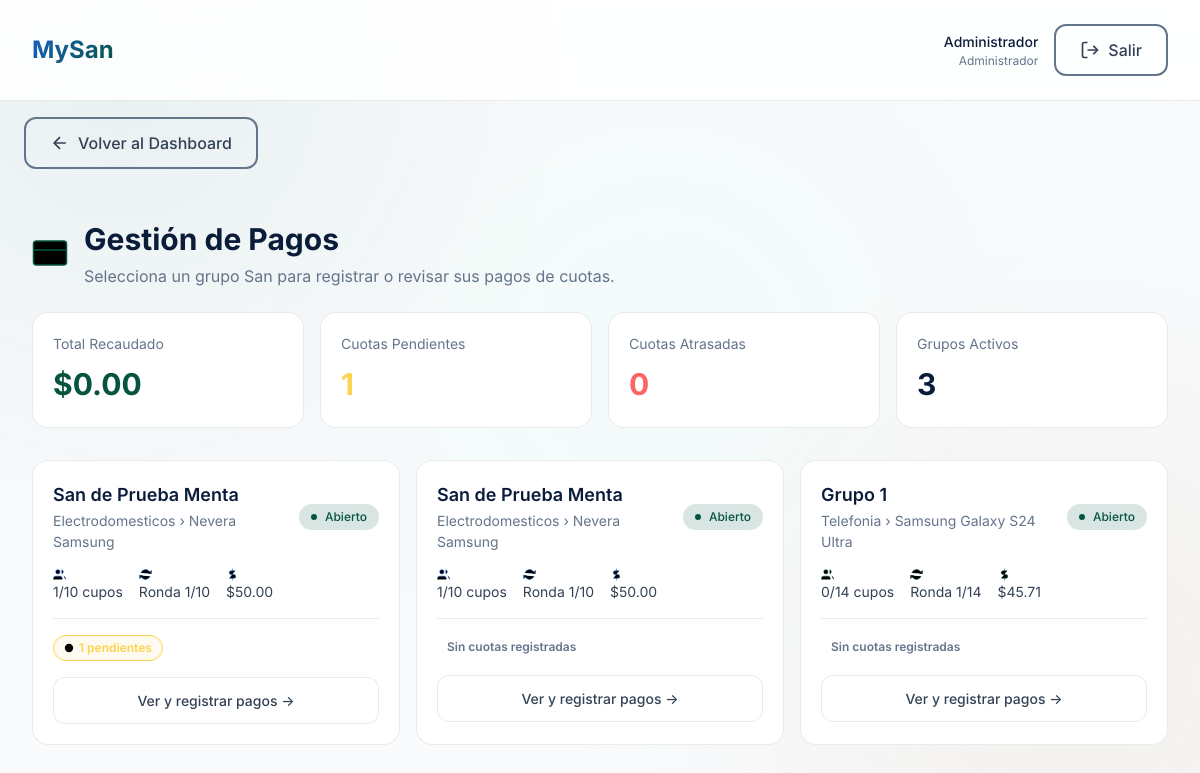
The page /modules/pagos/index.php (signed in) on the database its author committed.
### tables this page shows
CREATE TABLE `usuarios` (
  `id` int NOT NULL AUTO_INCREMENT,
  `username` varchar(50) NOT NULL,
  `password` varchar(255) NOT NULL,
  `nombre` varchar(100) NOT NULL,
  `email` varchar(100) DEFAULT NULL,
  `pregunta_secreta` text,
  `respuesta_secreta` varchar(255) DEFAULT NULL,
  `created_at` timestamp NULL DEFAULT CURRENT_TIMESTAMP,
  `updated_at` timestamp NULL DEFAULT CURRENT_TIMESTAMP ON UPDATE CURRENT_TIMESTAMP,
  `rol` enum('admin','participante') DEFAULT 'admin',
  PRIMARY KEY (`id`),
  UNIQUE KEY `username` (`username`)
);

CREATE TABLE `grupos_san` (
  `id` int NOT NULL AUTO_INCREMENT,
  `producto_id` int NOT NULL,
  `nombre` varchar(100) NOT NULL,
  `fecha_inicio` date NOT NULL,
  `frecuencia` enum('quincenal','mensual') NOT NULL,
  `numero_cuotas` int NOT NULL,
  `cupos_totales` int NOT NULL,
  `cupos_ocupados` int DEFAULT '0',
  `monto_cuota` decimal(10,2) NOT NULL,
  `estado` enum('en_espera','abierto','en_curso','finalizado') DEFAULT 'en_espera',
  `created_at` timestamp NULL DEFAULT CURRENT_TIMESTAMP,
  `ronda_actual` int DEFAULT '1',
  PRIMARY KEY (`id`),
  KEY `producto_id` (`producto_id`),
  CONSTRAINT `grupos_san_ibfk_1` FOREIGN KEY (`producto_id`) REFERENCES `productos` (`id`) ON DELETE CASCADE
);

CREATE TABLE `categorias` (
  `id` int NOT NULL AUTO_INCREMENT,
  `nombre` varchar(50) NOT NULL,
  `descripcion` text,
  `color` varchar(20) DEFAULT NULL,
  PRIMARY KEY (`id`)
);

CREATE TABLE `productos` (
  `id` int NOT NULL AUTO_INCREMENT,
  `categoria_id` int NOT NULL,
  `nombre` varchar(100) NOT NULL,
  `marca` varchar(50) DEFAULT NULL,
  `modelo` varchar(50) DEFAULT NULL,
  `descripcion` text,
  `valor_total` decimal(10,2) NOT NULL,
  `imagen` varchar(255) DEFAULT NULL,
  `activo` tinyint DEFAULT '1',
  `created_at` timestamp NULL DEFAULT CURRENT_TIMESTAMP,
  PRIMARY KEY (`id`),
  KEY `categoria_id` (`categoria_id`),
  CONSTRAINT `productos_ibfk_1` FOREIGN KEY (`categoria_id`) REFERENCES `categorias` (`id`) ON DELETE CASCADE
);

### config/database.php (called while the page is built, shortened)
<?php
try {
    $dsn = "mysql:host=" . DB_HOST . ";port=3306;dbname=" . DB_NAME . ";charset=" . DB_CHARSET;
    $options = [
        PDO::ATTR_ERRMODE => PDO::ERRMODE_EXCEPTION,
        PDO::ATTR_DEFAULT_FETCH_MODE => PDO::FETCH_ASSOC,
        PDO::ATTR_EMULATE_PREPARES => false,
    ];
    $pdo = new PDO($dsn, DB_USER, DB_PASS, $options);
} catch (PDOException $e) {
    die(json_encode([
        'success' => false,
        'message' => 'Error de conexión a la base de datos: ' . $e->getMessage()
    ]));
}
function isLoggedIn()
{
    return isset($_SESSION['user_id']);
}
function getCurrentUser()
{
    global $pdo;
    $stmt = $pdo->prepare("SELECT id, username, nombre, email FROM usuarios WHERE id = ?");
    $stmt->execute([$_SESSION['user_id']]);
    return $stmt->fetch();
}
?>

### modules/pagos/index.php (the view, shortened to what this page needs)
<?php
require_once '../../config/database.php';
$user = getCurrentUser();
$stmt = $pdo->query("
    SELECT
        gs.id as grupo_id,
        gs.nombre as grupo_nombre,
        gs.estado,
        gs.monto_cuota,
        gs.frecuencia,
        gs.cupos_ocupados,
        gs.cupos_totales,
        gs.ronda_actual,
        gs.numero_cuotas,
        p.id as producto_id,
        p.nombre as producto_nombre,
        c.id as categoria_id,
        c.nombre as categoria_nombre,
        c.color as categoria_color,
        (SELECT COUNT(*) FROM pagos pa JOIN participantes pt ON pa.participante_id = pt.id WHERE pt.grupo_san_id = gs.id AND pa.estado = 'pendiente') as pagos_pendientes,
        (SELECT COUNT(*) FROM pagos pa JOIN participantes pt ON pa.participante_id = pt.id WHERE pt.grupo_san_id = gs.id AND pa.estado = 'atrasado')  as pagos_atrasados,
        (SELECT COUNT(*) FROM pagos pa JOIN participantes pt ON pa.participante_id = pt.id WHERE pt.grupo_san_id = gs.id AND pa.estado = 'pagado')    as pagos_pagados
    FROM grupos_san gs
    JOIN productos p ON gs.producto_id = p.id
    JOIN categorias c ON p.categoria_id = c.id
    WHERE gs.estado != 'finalizado'
    ORDER BY gs.fecha_inicio DESC
");
$grupos = $stmt->fetchAll(PDO::FETCH_ASSOC);
$stmtStats = $pdo->query("
    SELECT
        COUNT(CASE WHEN estado = 'pendiente' THEN 1 END) as total_pendientes,
        COUNT(CASE WHEN estado = 'atrasado'  THEN 1 END) as total_atrasados,
        SUM(CASE WHEN estado = 'pagado'      THEN monto ELSE 0 END) as total_recaudado
    FROM pagos
");
$globalStats = $stmtStats->fetch(PDO::FETCH_ASSOC);
?>
<!DOCTYPE html>
<html lang="es">
<head>
    <link rel="stylesheet" href="../../assets/fonts/inter.css">
    <link rel="stylesheet" href="../../assets/css/reset.css">
    <link rel="stylesheet" href="../../assets/css/variables.css">
    <link rel="stylesheet" href="../../assets/css/bento-grid.css">
    <link rel="stylesheet" href="../../assets/css/main.css">
</head>
<body>
    <?php
    $headerLogoHref  = '../../dashboard.php';
    $headerLogoutHref = '../../logout.php';
    $headerBackUrl   = '../../dashboard.php';
    $headerBackLabel = 'Volver al Dashboard';
    include '../../includes/header.php';
    ?>
    <div class="main-content">
        <div style="padding: var(--space-8); max-width: 1400px; margin: 0 auto;">
            <div style="display: flex; align-items: center; gap: var(--space-4); margin-bottom: var(--space-6);">
                <svg style="width:36px;height:36px;stroke:var(--color-menta);flex-shrink:0;">
                    <use href="#icon-credit-card"></use>
                </svg>
                <div>
                    <h1 style="font-size: var(--font-size-3xl); font-weight: var(--font-weight-bold); color: var(--color-text-primary);">
                        Gestión de Pagos
                    </h1>
                    <p style="color: var(--color-text-tertiary); margin-top: 2px;">
                        Selecciona un grupo San para registrar o revisar sus pagos de cuotas.
                    </p>
                </div>
            </div>
            <div class="summary-grid">
                <div class="summary-card">
                    <div class="label">Total Recaudado</div>
                    <div class="value" style="color: var(--color-menta);">
                        $<?php echo number_format($globalStats['total_recaudado'] ?? 0, 2); ?>
                    </div>
                </div>
                <div class="summary-card">
                    <div class="label">Cuotas Pendientes</div>
                    <div class="value" style="color: var(--color-salmon);">
                        <?php echo $globalStats['total_pendientes']; ?>
                    </div>
                </div>
                <div class="summary-card">
                    <div class="label">Cuotas Atrasadas</div>
                    <div class="value" style="color: #ff6464;">
                        <?php echo $globalStats['total_atrasados']; ?>
                    </div>
                </div>
                <div class="summary-card">
                    <div class="label">Grupos Activos</div>
                    <div class="value">
                        <?php echo count($grupos); ?>
                    </div>
                </div>
            </div>
            <?php if (empty($grupos)): ?>
                <div class="bento-box" style="text-align: center; padding: var(--space-10); color: var(--color-text-tertiary);">
                    <svg style="width:48px;height:48px;opacity:0.3;margin:0 auto var(--space-4);display:block;">
                        <use href="#icon-credit-card"></use>
                    </svg>
                    <p>No hay grupos San activos. Crea uno desde el módulo de Gestión de Grupos.</p>
                </div>
            <?php else: ?>
                <div class="groups-grid">
                    <?php foreach ($grupos as $g):
                        $color = htmlspecialchars($g['categoria_color']);
                        $css_var = "var(--color-{$color})";
                        $pagos_url = "../categoria/pagos.php?id={$g['categoria_id']}&grupo_id={$g['grupo_id']}";
                    ?>
                    <a href="<?php echo $pagos_url; ?>" class="group-card"
                       style="--accent-color: <?php echo $css_var; ?>;">
                        <div class="group-card-header">
                            <div>
                                <div class="group-card-title"><?php echo htmlspecialchars($g['grupo_nombre']); ?></div>
                                <div class="group-card-subtitle">
                                    <?php echo htmlspecialchars($g['categoria_nombre']); ?> &rsaquo;
                                    <?php echo htmlspecialchars($g['producto_nombre']); ?>
                                </div>
                            </div>
                            <span class="badge <?php echo $g['estado'] == 'abierto' ? 'badge-success' : 'badge-warning'; ?>">
                                <span class="badge-dot"></span>
                                <?php echo ucfirst($g['estado']); ?>
                            </span>
                        </div>
                        <div style="display:flex; gap: var(--space-4); font-size: var(--font-size-sm); color: var(--color-text-secondary);">
                            <span>
                                <svg style="width:13px;height:13px;stroke:<?php echo $css_var;?>;vertical-align:middle;">
                                    <use href="#icon-users"></use>
                                </svg>
                                <?php echo $g['cupos_ocupados']; ?>/<?php echo $g['cupos_totales']; ?> cupos
                            </span>
                            <span>
                                <svg style="width:13px;height:13px;stroke:<?php echo $css_var;?>;vertical-align:middle;">
                                    <use href="#icon-refresh-cw"></use>
                                </svg>
                                Ronda <?php echo $g['ronda_actual']; ?>/<?php echo $g['numero_cuotas']; ?>
                            </span>
                            <span>
                                <svg style="width:13px;height:13px;stroke:<?php echo $css_var;?>;vertical-align:middle;">
                                    <use href="#icon-dollar-sign"></use>
                                </svg>
                                $<?php echo number_format($g['monto_cuota'], 2); ?>
                            </span>
                        </div>
                        <div class="payment-pills">
                            <?php if ($g['pagos_pendientes'] > 0): ?>
                            <span class="pill pill-yellow">
                                <svg style="width:10px;height:10px;"><use href="#icon-clock"></use></svg>
                                <?php echo $g['pagos_pendientes']; ?> pendientes
                            </span>
                            <?php endif; ?>
                            <?php if ($g['pagos_pagados'] == 0 && $g['pagos_pendientes'] == 0 && $g['pagos_atrasados'] == 0): ?>
                            <span class="pill" style="color:var(--color-text-tertiary);border-color:var(--glass-border);">Sin cuotas registradas</span>
                            <?php endif; ?>
                        </div>
                        <div class="btn-pagos">
                            Ver y registrar pagos &rarr;
                        </div>
                    </a>
                    <?php endforeach; ?>
                </div>
            <?php endif; ?>
        </div>
    </div>
</body>
</html>

### includes/header.php (shortened to what this page needs)
<?php
$headerLogoHref         = $headerLogoHref ?? 'dashboard.php';
$headerLogoutHref       = $headerLogoutHref ?? 'logout.php';
$headerBackUrl          = $headerBackUrl ?? null;
$headerBackLabel        = $headerBackLabel ?? 'Volver';
?>
<header class="header">
    <div class="header-content">
        <a href="<?php echo $headerLogoHref; ?>" class="header-logo">MySan</a>
        <div class="header-user">
            <div class="user-info">
                <div class="user-name">
                    <?php echo htmlspecialchars($user['nombre'] ?? 'Usuario'); ?>
                </div>
                <div class="user-role">Administrador</div>
            </div>
            <a href="<?php echo $headerLogoutHref; ?>" class="btn btn-outline">
                <svg class="icon"><use href="#icon-log-out"></use></svg>
                <span>Salir</span>
            </a>
        </div>
    </div>
</header>
<?php if ($headerBackUrl): ?>
<div style="padding: var(--space-4) var(--space-6);">
    <a href="<?php echo $headerBackUrl; ?>" class="btn btn-outline">
        <svg class="icon"><use href="#icon-arrow-left"></use></svg>
        <?php echo htmlspecialchars($headerBackLabel); ?>
    </a>
</div>
<?php endif; ?>

### assets/css/variables.css (style rules this page uses)
:root { --color-primary: #1960c3; --color-primary-mid: #1f78f0; --color-primary-light: #4994f5; --color-primary-dim: #104085; --color-primary-glow: rgba(25, 96, 195, 0.18); --color-primary-tint: rgba(25, 96, 195, 0.05); --color-secondary: #06543f; --color-secondary-mid: #087557; --color-secondary-light: #0a9670; --color-secondary-dim: #043628; --color-secondary-glow: rgba(6, 84, 63, 0.15); --color-secondary-tint: rgba(6, 84, 63, 0.05); --color-accent: #fcd34d; --color-accent-dim: #d97706; --color-accent-glow: rgba(252, 211, 77, 0.15); --color-accent-light: #fde68a; --color-accent-tint: rgba(252, 211, 77, 0.05); --color-electro: var(--color-primary); --color-electro-dim: var(--color-primary-dim); --color-electro-glow: var(--color-primary-glow); --color-electro-tint: var(--color-primary-tint); --color-telefonia: var(--color-secondary); --color-telefonia-dim: var(--color-secondary-dim); --color-telefonia-glow: var(--color-secondary-glow); --color-moto: var(--color-accent-dim); --color-moto-dim: #b45309; --color-moto-glow: var(--color-accent-glow); --color-turnos: #6366f1; --color-turnos-dim: #4f46e5; --color-turnos-glow: rgba(99, 102, 241, 0.18); --color-turnos-tint: rgba(99, 102, 241, 0.05); --color-comprobantes: #0ea5e9; --color-comprobantes-dim: #0284c7; --color-comprobantes-glow: rgba(14, 165, 233, 0.18); --color-violeta: var(--color-primary); --color-violeta-dim: var(--color-primary-dim); --color-violeta-glow: var(--color-primary-glow); --color-menta: var(--color-secondary); --color-menta-dim: var(--color-secondary-dim); --color-menta-glow: var(--color-secondary-glow); --color-salmon: var(--color-accent); --color-salmon-dim: var(--color-accent-dim); --color-salmon-glow: var(--color-accent-glow); --color-background: #f8fafc; --color-surface: #ffffff; --color-surface-elevated: #ffffff; --color-surface-hover: #f1f5f9; --color-surface-section: #e2e8f0; --glass-background: rgba(255, 255, 255, 0.85); --glass-border: rgba(0, 0, 0, 0.08); --glass-blur: blur(16px); --color-text-primary: #0a1c3a; --color-text-secondary: #334155; --color-text-tertiary: #64748b; --color-text-inverse: #fcd34d; --color-success: var(--color-primary-mid); --color-warning: var(--color-secondary); --color-error: hsl(0, 72%, 51%); --color-info: var(--color-electro); --font-family: 'Inter', -apple-system, BlinkMacSystemFont, 'SF Pro Display', sans-serif; --font-sans: var(--font-family); --font-size-xs: 0.75rem; --font-size-sm: 0.875rem; --font-size-base: 1rem; --font-size-md: 1rem; --font-size-lg: 1.125rem; --font-size-xl: 1.25rem; --font-size-2xl: 1.5rem; --font-size-3xl: 1.875rem; --font-size-4xl: 2.25rem; --font-weight-regular: 400; --font-weight-medium: 500; --font-weight-semibold: 600; --font-weight-bold: 700; --space-1: 0.25rem; --space-2: 0.5rem; --space-3: 0.75rem; --space-4: 1rem; --space-5: 1.25rem; --space-6: 1.5rem; --space-8: 2rem; --space-10: 2.5rem; --space-12: 3rem; --space-16: 4rem; --space-20: 5rem; --radius-sm: 8px; --radius-md: 12px; --radius-lg: 16px; --radius-xl: 24px; --radius-bento: 20px; --radius-full: 9999px; --shadow-sm: 0 1px 4px rgba(0,0,0,.06), 0 2px 8px rgba(0,0,0,.04); --shadow-md: 0 4px 12px rgba(0,0,0,.08), 0 8px 24px rgba(0,0,0,.06); --shadow-lg: 0 8px 24px rgba(0,0,0,.10), 0 20px 48px rgba(0,0,0,.08); --shadow-glow-primary: 0 0 24px var(--color-primary-glow); --shadow-glow-secondary: 0 0 24px var(--color-secondary-glow); --shadow-glow-accent: 0 0 24px var(--color-accent-glow); --shadow-glow-violeta: var(--shadow-glow-primary); --shadow-glow-menta: var(--shadow-glow-secondary); --shadow-glow-salmon: var(--shadow-glow-accent); --transition-fast: 150ms cubic-bezier(0.4, 0, 0.2, 1); --transition-base: 250ms cubic-bezier(0.4, 0, 0.2, 1); --transition-slow: 400ms cubic-bezier(0.4, 0, 0.2, 1); --z-base: 1; --z-dropdown: 100; --z-modal: 200; --z-toast: 300; }

### rows shown on the page
usuarios: nombre "Administrador"
grupos_san: nombre "San de Prueba Menta", categorias.nombre "Electrodomesticos", producto.nombre "Nevera Samsung", estado "Abierto", cupos_ocupados "1", cupos_totales "10", ronda_actual "1", numero_cuotas "10", monto_cuota "50.00", pagos_pendientes "1"
grupos_san: nombre "San de Prueba Menta", categorias.nombre "Electrodomesticos", producto.nombre "Nevera Samsung", estado "Abierto", cupos_ocupados "1", cupos_totales "10", ronda_actual "1", numero_cuotas "10", monto_cuota "50.00", shows "Sin cuotas registradas"
grupos_san: nombre "Grupo 1", categorias.nombre "Telefonia", producto.nombre "Samsung Galaxy S24 Ultra", estado "Abierto", cupos_ocupados "0", cupos_totales "14", ronda_actual "1", numero_cuotas "14", monto_cuota "45.71", shows "Sin cuotas registradas"

### other values the page prints
$headerBackLabel "Volver al Dashboard"
$globalStats['total_recaudado'] "0.00"
$globalStats['total_pendientes'] "1"
$globalStats['total_atrasados'] "0"
count($grupos) "3"
